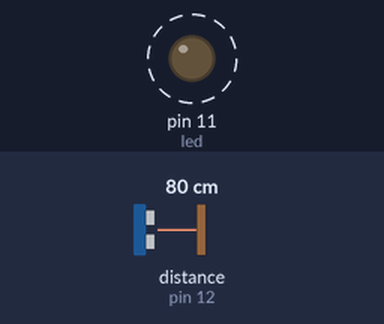
Simulated run of this sketch. Board: Arduino Uno, built with avr-gcc and run on an emulated ATmega328P. Parts: output pins drawn as LEDs (lit = HIGH). Wiring (inferred from the names in the program): ultrasonic range finder: trigger pin 13; echo pin 12. Dashed ring = blinking. Inputs (shaded band) come from the test bench; at power-on: distance to the obstacle (sensor on pin 12) 80 cm. The echo pulse lasts 58.3 µs per cm; pins used as bus, display or sensor lines are not drawn.

Above: at 1.7 s.
1.8 s: distance to the obstacle (sensor on pin 12) set to 14 cm
At 2.5 s:
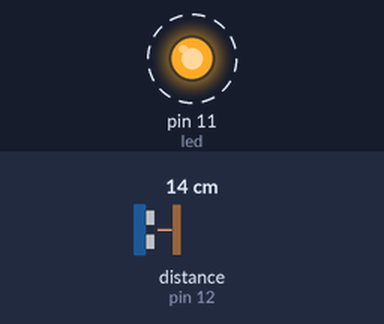
5.3 s: distance to the obstacle (sensor on pin 12) set to 12 cm
At 5.7 s:
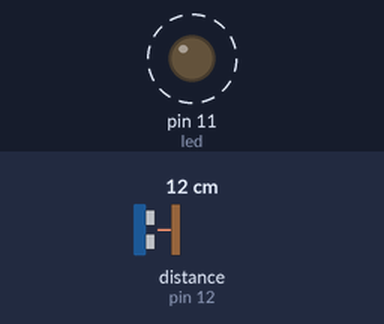
6.8 s: distance to the obstacle (sensor on pin 12) set to 9 cm
At 7.8 s:
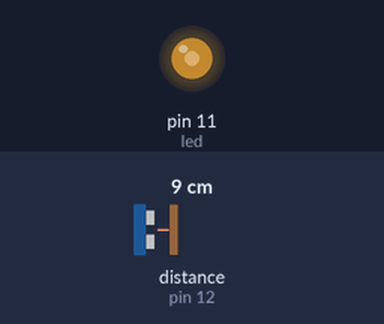
10.3 s: distance to the obstacle (sensor on pin 12) set to 35 cm
Timing chart, 0 to 14.8 s (numbered marks = the images above; inputs shaded):
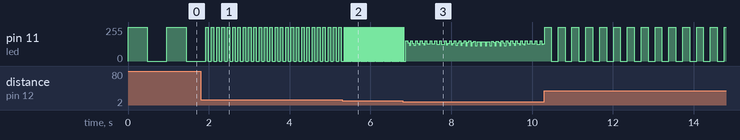

The sketch:

distance_01.ino
```cpp
int trigPin = 13;
int echoPin = 12;
int led = 11;

void setup() {
	pinMode(trigPin, OUTPUT);
	pinMode(echoPin, INPUT);
	pinMode(led, OUTPUT);
}

void loop() {
	long duration, distance;

	digitalWrite(trigPin, LOW);
	delayMicroseconds(2);
	digitalWrite(trigPin, HIGH);
	delayMicroseconds(10);
	digitalWrite(trigPin, LOW);

	duration = pulseIn(echoPin, HIGH);
	distance = (duration/2) / 29.1;

	blinkLed(distance);
}

int blinkLed(long dist)
{
	if(dist < 6)
	{
		digitalWrite(led, LOW);
		return 0;
	}
	if(dist < 12)
	{
		digitalWrite(led, LOW);
		delay(dist);
		digitalWrite(led, HIGH);
		delay(dist);
		return 0;
	}
	if(dist < 50)
	{
		digitalWrite(led, HIGH);
  	delay(dist * 5);
  	digitalWrite(led, LOW);
  	delay(dist * 5);
  	return 0;
	}
	digitalWrite(led, HIGH);
  delay(dist * 6);
  digitalWrite(led, LOW);
  delay(dist * 6);
  return 0;
}
```

Measured:
- the behaviour switches between 13 and 12 cm on distance to the obstacle (sensor on pin 12) (found by bisection; images 1 and 2)
- after the input at 1.8 s, pin 11 (led): alternates 255/255 for 0.07 s and 0/255 for 0.07 s, starting after 0.19 s
- after the input at 5.3 s, pin 11 (led): alternates 255/255 for 0.01 s and 0/255 for 0.01 s, starting after 0.07 s
- by itself, pin 11 (led): alternates 255/255 for 0.48 s and 0/255 for 0.48 s
